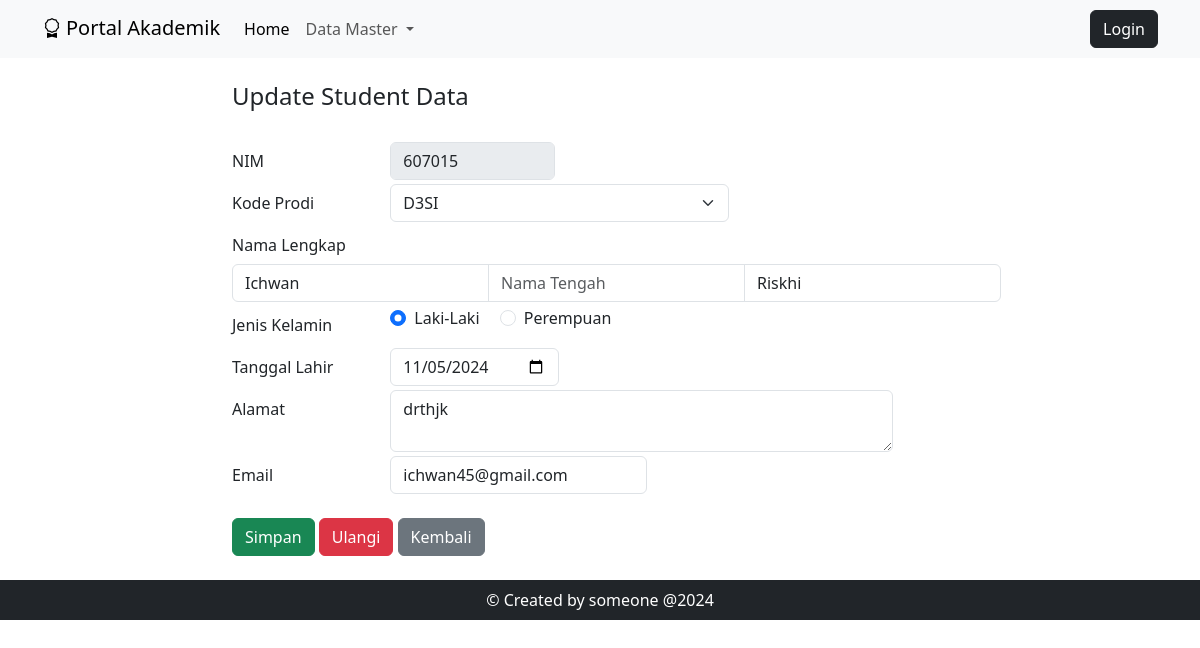
The app's page /students/editstudent.php?nim=607015 with its own data.
### tables this page shows
CREATE TABLE `students` (
  `nim` varchar(10) NOT NULL,
  `kodeProdi` varchar(10) NOT NULL,
  `nama_depan` varchar(50) NOT NULL,
  `nama_tengah` varchar(50) DEFAULT NULL,
  `nama_akhir` varchar(50) DEFAULT NULL,
  `jenis_kelamin` enum('L','P') DEFAULT NULL,
  `tanggal_lahir` date NOT NULL,
  `alamat` text DEFAULT NULL,
  `email` varchar(255) DEFAULT NULL,
  `foto` varchar(255) DEFAULT NULL
);

### students/editstudent.php (the view, shortened to what this page needs)
<?php
include "../dbconfig.php";
$nim = $_GET['nim'];
$sqlStatement = "SELECT * FROM students WHERE nim='$nim'";
$query = mysqli_query($conn, $sqlStatement);
$row = mysqli_fetch_assoc($query);
include "../template/mainheader.php";
?>
<div class="row mt-3 mb-4">
    <div class="col-md-6">
        <h4>Update Student Data</h4>
    </div>
</div>
<form method="post">
    <div class="mb-1 row">
        <div class="col-2">
            <label for="nim" class="col-form-label">NIM</label>
        </div>
        <div class="col-auto">
            <input type="text" class="form-control" id="nim" name="nim" size="10" disabled value="<?= $row["nim"] ?>" required>
        </div>
    </div>
    <div class="mb-1 row">
        <div class="col-2">
            <label for="kodeprodi" class="col-form-label">Kode Prodi</label>
        </div>
        <div class="col-auto">
            <select class="form-select" aria-label="Default select example" name="kodeprodi">
                <option selected><?= $row["kodeProdi"] ?></option>
            </select>
        </div>
    </div>
    <div class="mb-1 row">
        <div class="col-2">
            <label for="namadepan" class="col-form-label">Nama Lengkap</label>
        </div>
        <div class="col-auto">
            <div class="input-group">
                <input type="text" class="form-control" id="namadepan" name="namadepan" placeholder="Nama Depan" required value="<?= $row["nama_depan"] ?>">
                <input type="text" class="form-control" id="namatengah" name="namatengah" placeholder="Nama Tengah" value="<?= $row["nama_tengah"] ?>">
                <input type="text" class="form-control" id="namabelakang" name="namabelakang" placeholder="Nama Belakang" value="<?= $row["nama_akhir"] ?>">
            </div>
        </div>
    </div>
    <div class="mb-1 row">
        <div class="col-2">
            <label for="jeniskelamin" class="col-form-label">Jenis Kelamin</label>
        </div>
        <div class="col-auto">
            <div class="form-check form-check-inline">
                <input class="form-check-input" type="radio" name="jeniskelamin" id="jeniskelaminL" value="L" <?= $row["jenis_kelamin"] == "L" ? "checked" : " "; ?>>
                <label class="form-check-label" for="jeniskelaminL">
                    Laki-Laki
                </label>
            </div>
            <div class="form-check form-check-inline">
                <input class="form-check-input" type="radio" name="jeniskelamin" id="jeniskelaminP" value="P" <?= $row["jenis_kelamin"] == "P" ? "checked" : " "; ?>>
                <label class="form-check-label" for="jeniskelaminP">
                    Perempuan
                </label>
            </div>
        </div>
    </div>
    <div class="mb-1 row">
        <div class="col-2">
            <label for="tanggallahir" class="col-form-label">Tanggal Lahir</label>
        </div>
        <div class="col-auto">
            <input type="date" class="form-control" id="tanggallahir" name="tanggallahir" value="<?= $row["tanggal_lahir"] ?>">
        </div>
    </div>
    <div class="mb-1 row">
        <div class="col-2">
            <label for="alamat" class="col-form-label">Alamat</label>
        </div>
        <div class="col-auto">
            <textarea class="form-control" id="alamat" cols="50" name="alamat"><?= $row["alamat"] ?></textarea>
        </div>
    </div>
    <div class="mb-1 row">
        <div class="col-2">
            <label for="email" class="col-form-label">Email</label>
        </div>
        <div class="col-auto">
            <input type="email" class="form-control" id="email" name="email" value="<?= $row["email"] ?>" required>
        </div>
    </div>
    <div class="mt-4 row">
        <div class="col-auto">
            <input type="submit" class="btn btn-success" name="btnSimpan" value="Simpan">
            <input type="reset" class="btn btn-danger" value="Ulangi">
            <a href="<?= HOST . "/students/" ?>" class="btn btn-secondary">Kembali</a>
        </div>
    </div>
</form>
<?php
include "../template/mainfooter.php";
?>

### records on screen
students: nim "607015", kodeprodi "D3SI", namadepan "Ichwan", namabelakang "Riskhi", jenis_kelamin "☑ Laki-Laki", jenis_kelamin "☐ Perempuan", tanggallahir "11/05/2024", alamat "drthjk", email "ichwan45@gmail.com"
